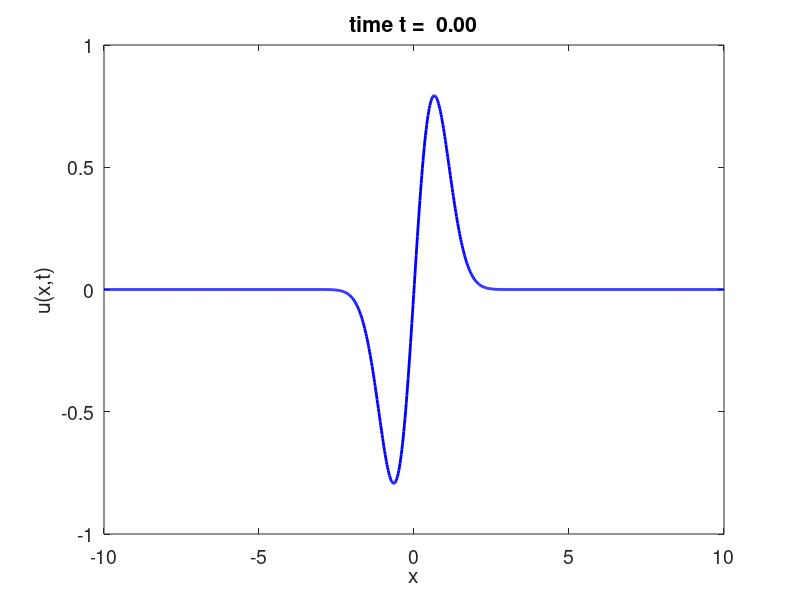
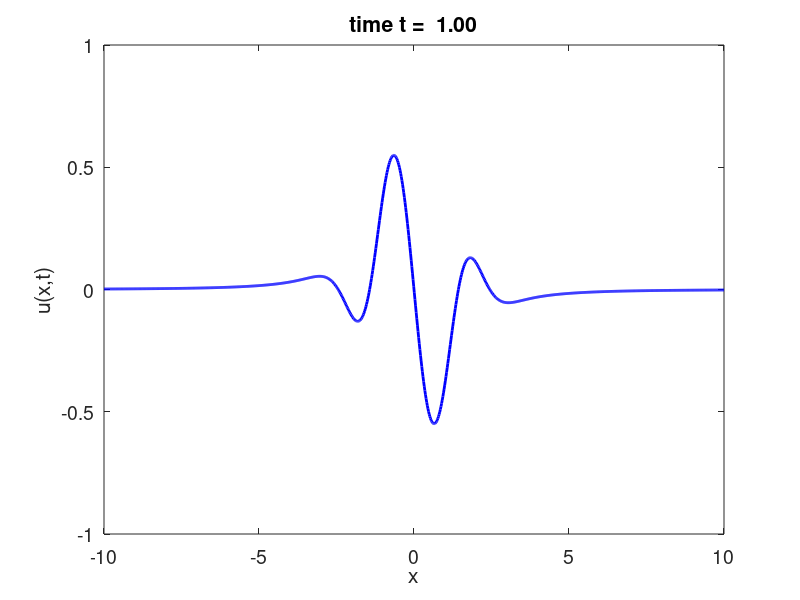
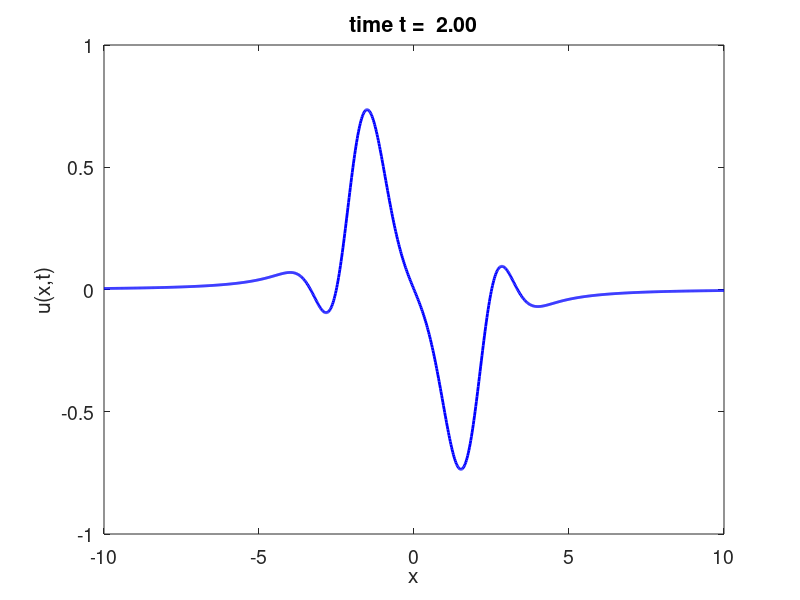
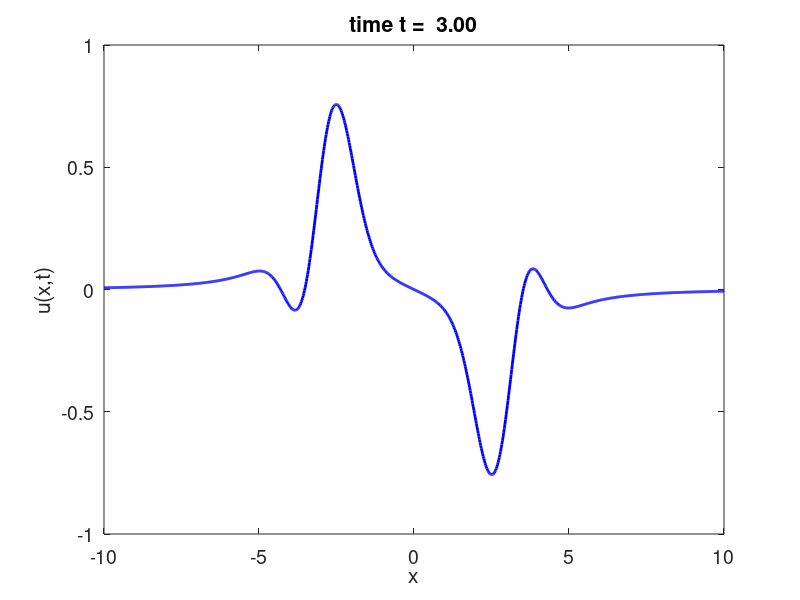

Reproduce these figures in MATLAB, in order.

 x = linspace(-10,10,1000);
 t = linspace(0,5,100);
 t = 0:.05:5;
% first plot
 figure(1), clf
 for k=1:length(t)
    plot(x, sin(x-t(k)).*exp(-(x-t(k)).^2)...
                +sin(x+t(k)).*exp(-(x+t(k)).^2), 'b-','linewidth',2)
    pause
 end

% second plot
 figure(2), clf
 for k=1:length(t)
    plot(x, .5*(1./(1+(x+t(k)).^2) - 1./(1+(x-t(k)).^2)), 'b-','linewidth',2);
    pause
 end
 
% third plot

 x = linspace(-10,10,1000);
 t = 0:.05:5;
 figure(1), clf
 for k=1:length(t)
    plot(x, sin(x-t(k)).*exp(-(x-t(k)).^2)...
                +sin(x+t(k)).*exp(-(x+t(k)).^2) ...
           +.5*(1./(1+(x+t(k)).^2) - 1./(1+(x-t(k)).^2)), 'b-','linewidth',2)
    axis([-10 10 -1 1])
    set(gca,'fontsize',14)
    xlabel('x'), ylabel('u(x,t)')
    title(sprintf('time t = %5.2f', t(k)))
    if min(abs(t(k)-[0:1:5])) < 1e-10
       eval(sprintf('print -depsc2 dalembert%d', round(t(k))))
    end
    pause
 end
